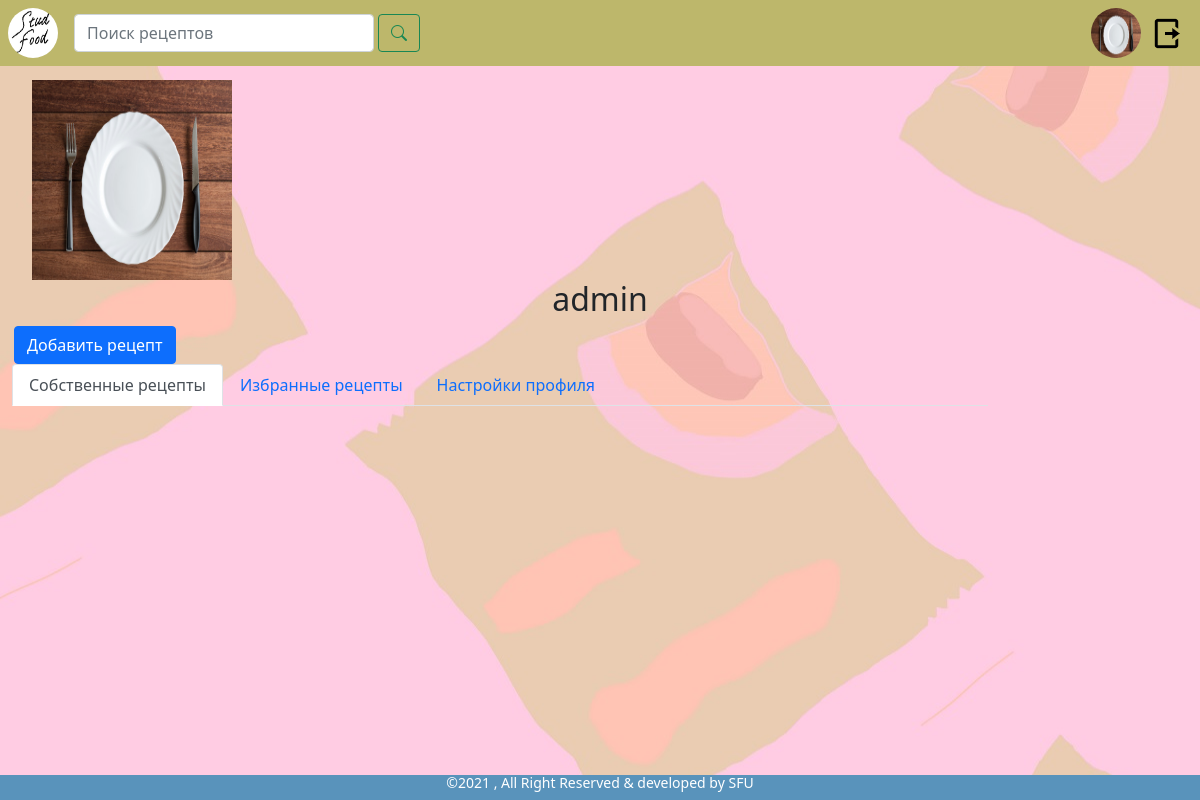
Before: /profile/ (signed in) with the older database file.
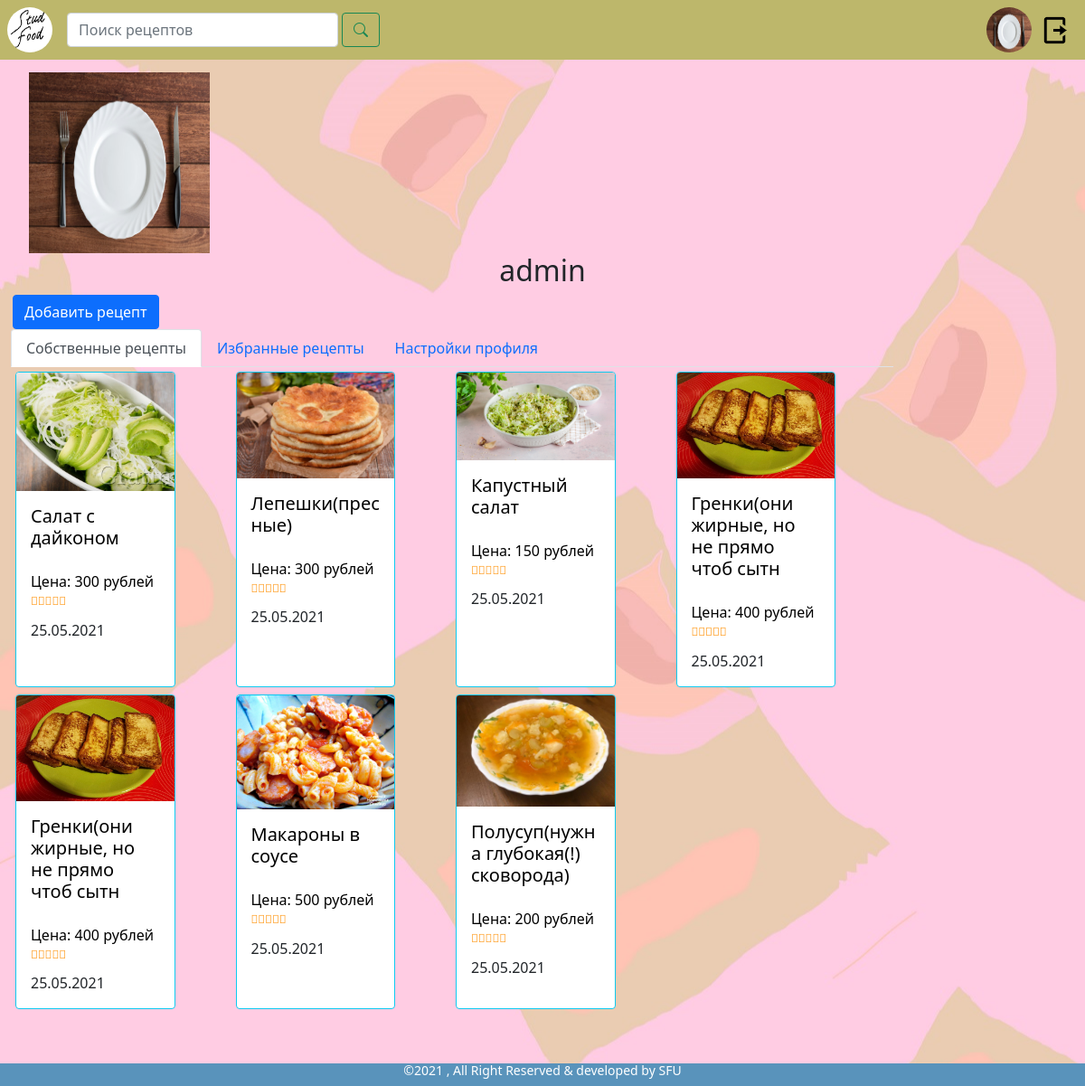
After: the same page with the newer database file.
### studentfood/models.py (models this page shows, shortened)
class User(AbstractUser):
    photo = models.ImageField('Фото', default='user_img/no_photo.jpg', upload_to='user_img')  # установлена стандартная фотография. пользовательские фото будут загружены в media/user_img
    @property
    def photo_url(self):
        if self.photo and hasattr(self.photo, 'url'):
            return self.photo.url

class Recipe(models.Model):  # рецепт
    recipe_name = models.CharField('Название', max_length=40)  # название рецепта
    pub_date = models.DateTimeField('Дата публикации', auto_now_add=True)  # дата публикация
    description = models.TextField('Описание')  # описание рецепта
    price = models.IntegerField('Примерная стоимость', null=True)
    user = models.ForeignKey(User, on_delete=models.CASCADE)
    GLOBAL_CATEGORY = [
        ('first', 'Первые блюда'),
        ('second', 'Вторые блюда'),
        ('snack', 'Закуски/Салаты'),
        ('sweet', 'Сладкое/Десерты'),
    ]
    category = models.CharField('Категория', choices=GLOBAL_CATEGORY, max_length=16, blank=True)
    photo = models.ImageField('Фото рецепта', default='recipe_img/no_photo.jpg', null=True, blank=True, upload_to='recipe_img')  # фото будут храниться по пути /media/recipe_img (не забудь создать эти папки перед тестом)
    @property
    def photo_url(self):
        if self.photo and hasattr(self.photo, 'url'):
            return self.photo.url

### studentfood/views.py (the view, shortened to what this page needs)
# urls.py: path('profile/', views.profile, name='profile'),
def profile(request):  # пользовательские данные (при переходе возвращает объект пользователя)
    recipes_list = Recipe.objects.order_by()
    favorite_list = request.user.bookmark_set.all()
    recipe_form = RecipeForm()
    cp_form = ChangePasswordForm()
    context = {'recipes_list': recipes_list,
               'recipe_form': recipe_form,
               'cp_form': cp_form,
               'favorite_list': favorite_list,
              }
    return render(request, 'studentfood/html/profiles/profile.html', context)

### studentfood/forms.py
class RecipeForm(forms.ModelForm):
    class Meta:
        model = Recipe
        fields = ("recipe_name", "description", "price", "category", "photo")

class ChangePasswordForm(forms.ModelForm):
    class Meta:
        model = User
        fields = ("password",)

### studentfood/templates/studentfood/html/profiles/profile.html (shortened to what this page needs)
{% extends 'studentfood/html/base.html' %}{% load static%}
{% block stat%}
    <link href="{% static "css/profile.css" %}" rel="stylesheet" type="text/css">
{% endblock %}
{% block main %}
    <div class="container-fluid">
        <div class="row">
            <div class="col">
                <div class="profile-image">
                    <img src="{{ user.photo_url }}" width="200" height="200" alt="Ваше фото">
                    <h2 align="center">{{ user.username }}</h2>
                </div>
                {% include "studentfood/html/profiles/create_recipe.html"%}
            </div>
            <div class="col-10" id="main-profile">
                <ul class="nav nav-tabs" id="myTab" role="tablist">
                  <li class="nav-item" role="presentation">
                    <button class="nav-link active" id="own-tab" data-bs-toggle="tab" data-bs-target="#own" type="button" role="tab" aria-controls="own" aria-selected="true">Собственные рецепты</button>
                  </li>
                  <li class="nav-item" role="presentation">
                    <button class="nav-link" id="favorite-tab" data-bs-toggle="tab" data-bs-target="#favorite" type="button" role="tab" aria-controls="favorite" aria-selected="false">Избранные рецепты</button>
                  </li>
                  <li class="nav-item" role="presentation">
                    <button class="nav-link" id="settings-tab" data-bs-toggle="tab" data-bs-target="#settings" type="button" role="tab" aria-controls="settings" aria-selected="false">Настройки профиля</button>
                  </li>
                </ul>
                <div class="tab-content" id="myTabContent">
                  {% include "studentfood/html/profiles/user_recipes.html"%}
                </div>
            </div>
        </div>
    </div>
{% endblock %}

### studentfood/templates/studentfood/html/base.html (shortened to what this page needs)
{% load crispy_forms_tags %}
<!DOCTYPE html>
<html>
<head>
    {% load static%}
    <link href="https://cdn.jsdelivr.net/npm/bootstrap@5.0.0-beta2/dist/css/bootstrap.min.css" rel="stylesheet">
    <link rel="stylesheet" href="https://cdn.jsdelivr.net/npm/bootstrap-icons@1.4.1/font/bootstrap-icons.css">
    <link href="{% static "css/base.css" %}" rel="stylesheet" type="text/css">
    {% block stat %}
    {% endblock %}
</head>
<body>
    <nav class="navbar navbar-expand-md navbar-dark fixed-top">
        <a class="navbar-brand" href="{% url 'studentfood:main' %}">
            <img src='../../static/images/logo.jpg' width="50"
                 height="50"
                 alt="Рецепты"
                 class="rounded-circle">
        </a>
        <div id="search">
            <form class="d-flex">
                <input class="form-control me-1" type="search" placeholder="Поиск рецептов" aria-label="Search" id="search-input" name="search">
                <button class="btn btn-outline-success" type="submit"><i class="bi bi-search"></i></button>
            </form>
        </div>
        <div class="collapse navbar-collapse" id="navbarNavAltMarkup">
            <div class="navbar-nav">
                {% if request.user.is_authenticated %}
                      <a href="{% url 'studentfood:profile' %}" class="image-profile">
                          <img src='{{ user.photo_url }}' width="50" height="50" class="rounded-circle" alt="{{ user.username }}">
                      </a>
                      <a class="nav-item nav-link" href="/logout" id="a-button"><img src='../../static/images/exit.png' width="35" height="35" alt="Выход"></a>
                {% else %}
                    <a class="nav-item nav-link active" href="/login">Вход</a>
                    <a class="nav-item nav-link active" href="/reg">Регистрация</a>
                {% endif %}
            </div>
        </div>
    </nav>
    <div  class="container-fluid jumbotron" id="content">
        {% block main %}
        {% endblock %}
    </div>
    <div class="copyright-main">
        <div class="container">
            <div class="row">
                <div class="col-lg-12 col-md-12 col-sm-12 col-xs-12">
                    <h6 class="copy-title">©2021 , All Right Reserved & developed by SFU</h6>
                </div>
            </div>
        </div>
    </div>
</body>
</html>

### studentfood/templates/studentfood/html/profiles/create_recipe.html (shortened to what this page needs)
<button type="button" class="btn btn-primary" data-bs-toggle="modal" data-bs-target="#exampleModal" data-bs-whatever="@getbootstrap" id="addbutton">Добавить рецепт</button>

### studentfood/templates/studentfood/html/profiles/user_recipes.html (shortened to what this page needs)
<div class="tab-pane fade show active" id="own" role="tabpanel" aria-labelledby="own-tab" style="margin: 5px">
    {% if recipes_list.count > 0 %}
        <div class="row row-cols-4 g-2">
            {% for content in recipes_list %}
                {% if content.user == user %}
                        <div class="col">
                            <div class="card h-100 w-75 border-info">
                                <a href="{% url 'studentfood:detail' content.id%}"><img src="{{ content.photo_url }}" class="card-img-top" alt="Изображение отсутствует"></a>
                              <div class="card-body">
                                <a href="{% url 'studentfood:detail' content.id%}"><h5 class="card-title">{{ content.recipe_name }}</h5>
                                <span>Цена: {{ content.price }} рублей</span></a>
                                <div class="star-ratting">&nbsp;</div>
                                <span>{{ content.pub_date|date:"d.m.Y" }}</span>
                              </div>
                            </div>
                        </div>
                {% endif %}
            {% endfor %}
        </div>
    {% endif %}
</div>

### studentfood/templates/studentfood/html/profiles/password_change_form.html (shortened to what this page needs)
{% load crispy_forms_tags %}

### studentfood/static/css/base.css (style rules this page uses)
body { margin:0px; padding:0px; background-size: auto; background: url("../images/background.jpg") no-repeat center; }
.navbar { background: darkkhaki; padding:3px 8px; overflow:auto; }
.navbar-collapse { justify-content: flex-end; }
#search { overflow:auto; }
#search-input { width: 300px; }
.copyright-main { position: fixed; left: 0; bottom: 0; width: 100%; background-color:#5993bb; color: white; text-align: center; }
.copy-title { font-size: 14px; }
#content { padding: 80px 0px; overflow: hidden; }

### studentfood/static/css/profile.css (style rules this page uses)
.profile-image img { margin-left: 20px; }
.tab-content { margin-top: 5px; }
a { text-decoration: none; color: black; }
.star-ratting { margin-bottom: 10px; font-size: 13px; position: relative; }
.star-ratting:before { content: "\f005 \f005 \f005 \f005 \f005"; position: absolute; top: 0; left: 0; color: #FF9919; }
#addbutton { margin: 0 0 0 2px; }

Changed rows visible on the page:
added Recipe: photo_url (picture), recipe_name "Салат с дайконом", price "300", pub_date "25.05.2021"
added Recipe: photo_url (picture), recipe_name "Лепешки(пресные)", price "300", pub_date "25.05.2021"
added Recipe: photo_url (picture), recipe_name "Капустный салат", price "150", pub_date "25.05.2021"
added Recipe: photo_url (picture), recipe_name "Гренки(они жирные, но не прямо чтоб сытн", price "400", pub_date "25.05.2021"
added Recipe: photo_url (picture), recipe_name "Гренки(они жирные, но не прямо чтоб сытн", price "400", pub_date "25.05.2021"
added Recipe: photo_url (picture), recipe_name "Макароны в соусе", price "500", pub_date "25.05.2021"
added Recipe: photo_url (picture), recipe_name "Полусуп(нужна глубокая(!) сковорода)", price "200", pub_date "25.05.2021"
